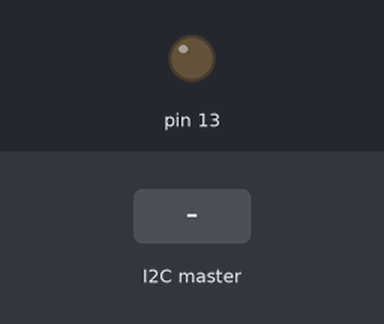
Bench run of a sketch on a simulated Arduino Uno, built with avr-gcc and run on an emulated ATmega328P. On the bench: output pins drawn as LEDs (lit = HIGH). The test bench sets the inputs (shaded band).

Above: at 1.2 s.
1.3 s: the I2C master sends the byte 1
At 2.5 s:
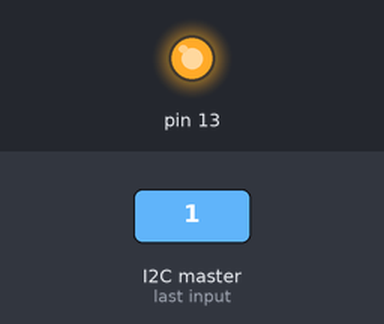
2.8 s: the I2C master sends the byte 0
At 3.7 s:
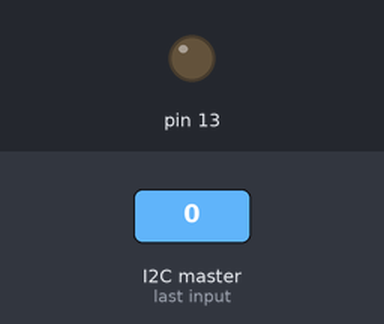
Timing chart, 0 to 5.8 s (numbered marks = the images above; inputs shaded):
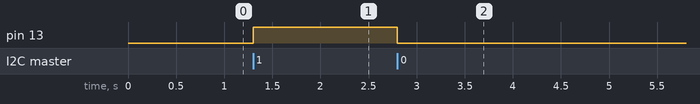

Measured:
- after the input at 1.3 s, pin 13: LOW → HIGH at once
- after the input at 2.8 s, pin 13: HIGH → LOW at once

The sketch:

test_328.ino
```cpp
#include <Wire.h>

byte datas;
volatile byte* BearingIntPtr;
byte Data[2];
byte sync = 0xAA;


void setup(){
  Wire.begin(0x14);
  Wire.onReceive(receiveEvent);
  Wire.onRequest(requestEvent);
  pinMode(13, OUTPUT);
  digitalWrite(13, LOW);
  Serial.begin(9600);
}


void loop(){
  if(datas == 0) digitalWrite(13, LOW);
  if(datas == 1) digitalWrite(13, HIGH);

  if(Serial.available() >= 3 && Serial.read() == sync){
    Data[0] = Serial.read();
    Data[1] = Serial.read();
  }

}

void receiveEvent(int howMany){
  if(Wire.available() > 0)
    datas = Wire.read();
}

void requestEvent(){

  Wire.write(Data, 2);

}
```
